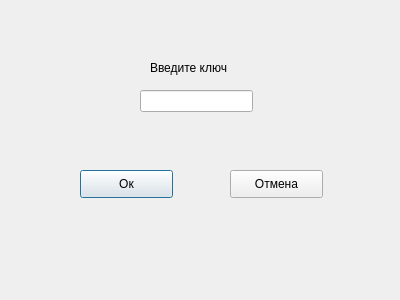
<?xml version="1.0" encoding="UTF-8"?>
<ui version="4.0">
 <class>SearchWin</class>
 <widget class="QDialog" name="SearchWin">
  <property name="geometry">
   <rect>
    <x>0</x>
    <y>0</y>
    <width>400</width>
    <height>300</height>
   </rect>
  </property>
  <property name="windowTitle">
   <string>Dialog</string>
  </property>
  <widget class="QPushButton" name="pushButton">
   <property name="geometry">
    <rect>
     <x>80</x>
     <y>170</y>
     <width>93</width>
     <height>28</height>
    </rect>
   </property>
   <property name="text">
    <string>Ок</string>
   </property>
  </widget>
  <widget class="QPushButton" name="pushButton_2">
   <property name="geometry">
    <rect>
     <x>230</x>
     <y>170</y>
     <width>93</width>
     <height>28</height>
    </rect>
   </property>
   <property name="text">
    <string>Отмена</string>
   </property>
  </widget>
  <widget class="QLineEdit" name="lineEdit">
   <property name="geometry">
    <rect>
     <x>140</x>
     <y>90</y>
     <width>113</width>
     <height>22</height>
    </rect>
   </property>
  </widget>
  <widget class="QLabel" name="label">
   <property name="geometry">
    <rect>
     <x>150</x>
     <y>60</y>
     <width>121</width>
     <height>16</height>
    </rect>
   </property>
   <property name="text">
    <string>Введите ключ</string>
   </property>
  </widget>
 </widget>
 <resources/>
 <connections/>
</ui>
